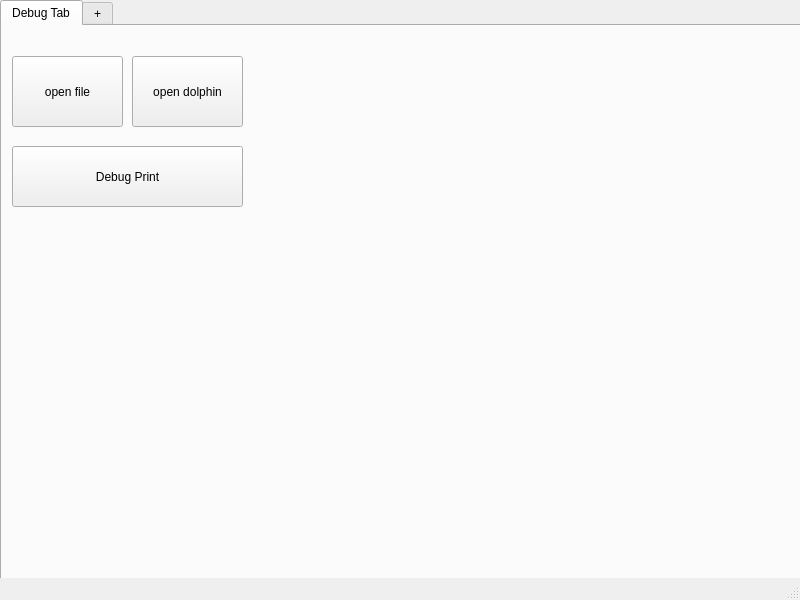
<?xml version="1.0" encoding="UTF-8"?>
<ui version="4.0">
 <class>MainWindow</class>
 <widget class="QMainWindow" name="MainWindow">
  <property name="geometry">
   <rect>
    <x>0</x>
    <y>0</y>
    <width>800</width>
    <height>600</height>
   </rect>
  </property>
  <property name="windowTitle">
   <string>MainWindow</string>
  </property>
  <widget class="QWidget" name="centralwidget">
   <widget class="QTabWidget" name="tabWidget">
    <property name="geometry">
     <rect>
      <x>0</x>
      <y>0</y>
      <width>801</width>
      <height>601</height>
     </rect>
    </property>
    <property name="currentIndex">
     <number>0</number>
    </property>
    <widget class="QWidget" name="tab">
     <attribute name="title">
      <string>Debug Tab</string>
     </attribute>
     <widget class="QPushButton" name="chooseDolphin">
      <property name="geometry">
       <rect>
        <x>10</x>
        <y>30</y>
        <width>111</width>
        <height>71</height>
       </rect>
      </property>
      <property name="text">
       <string>open file</string>
      </property>
     </widget>
     <widget class="QPushButton" name="openDolphin">
      <property name="geometry">
       <rect>
        <x>130</x>
        <y>30</y>
        <width>111</width>
        <height>71</height>
       </rect>
      </property>
      <property name="text">
       <string>open dolphin</string>
      </property>
     </widget>
     <widget class="QPushButton" name="debugButton">
      <property name="geometry">
       <rect>
        <x>10</x>
        <y>120</y>
        <width>231</width>
        <height>61</height>
       </rect>
      </property>
      <property name="text">
       <string>Debug Print</string>
      </property>
     </widget>
    </widget>
    <widget class="QWidget" name="tab_2">
     <attribute name="title">
      <string>+</string>
     </attribute>
    </widget>
   </widget>
  </widget>
  <widget class="QStatusBar" name="statusbar"/>
 </widget>
 <resources/>
 <connections/>
</ui>
